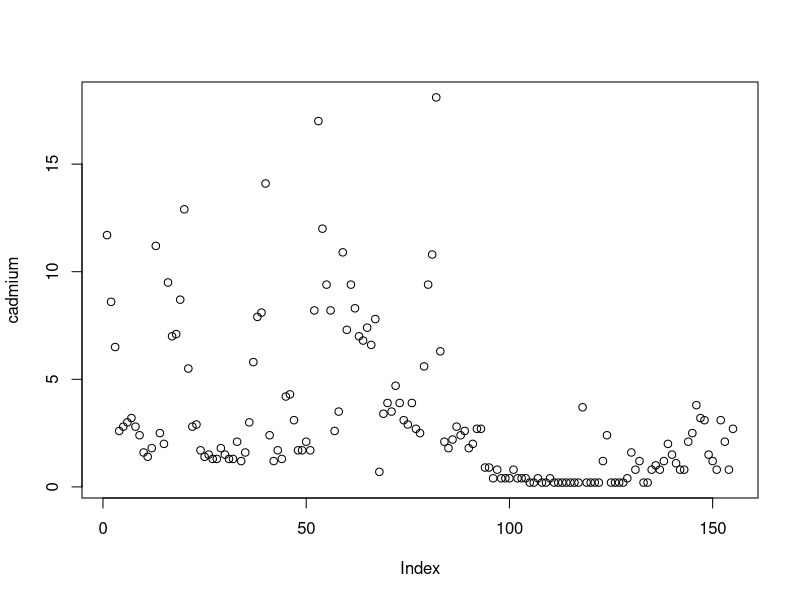
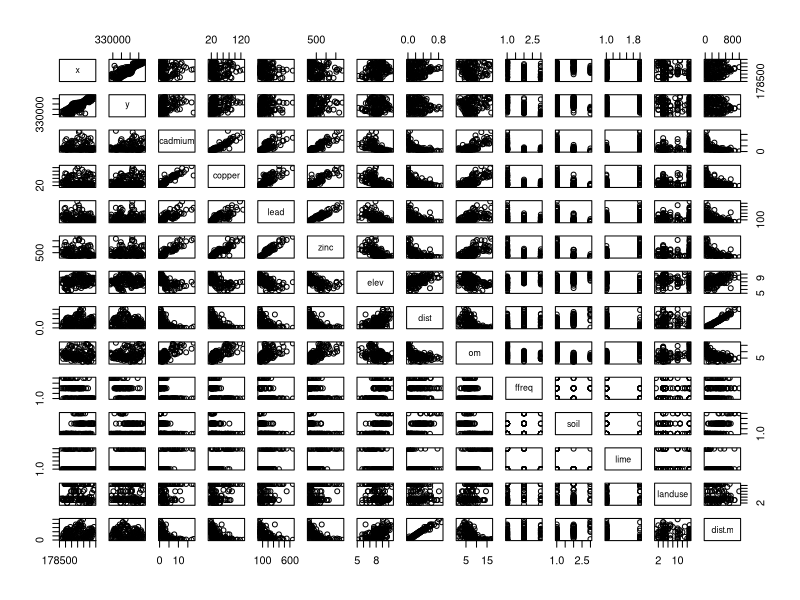
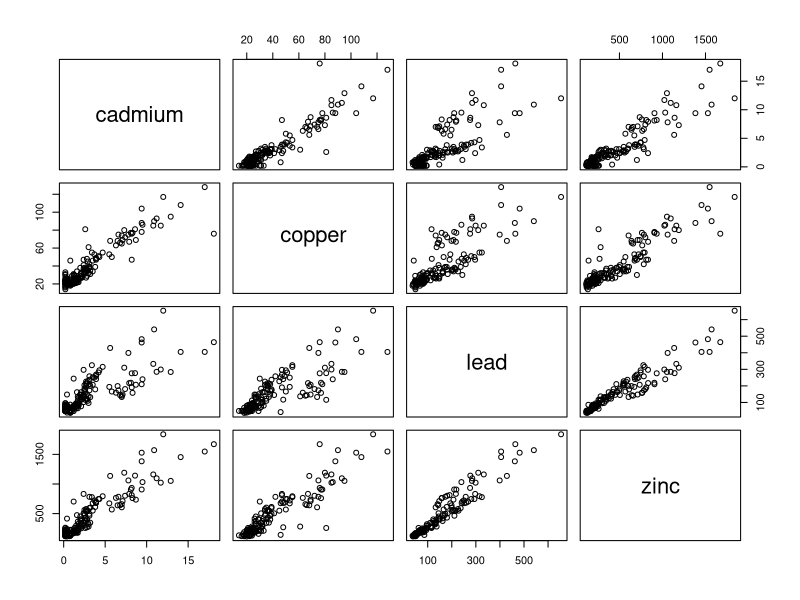
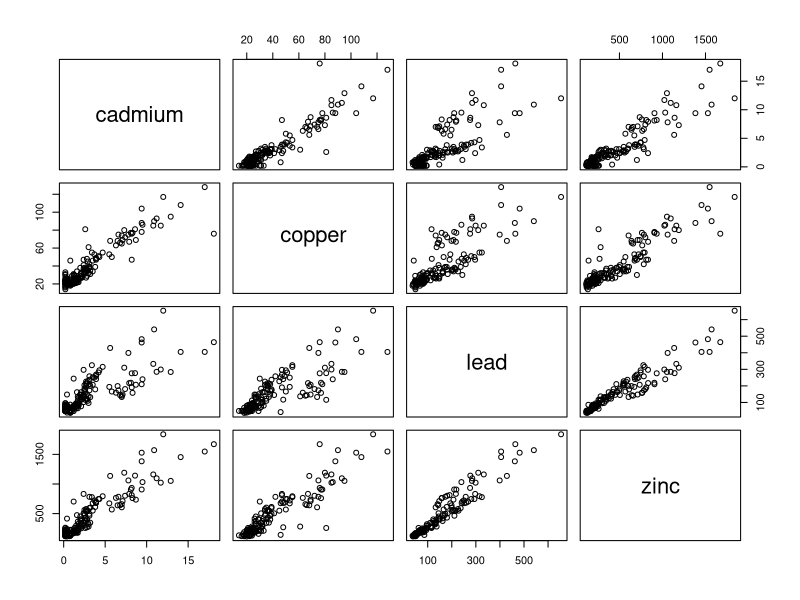
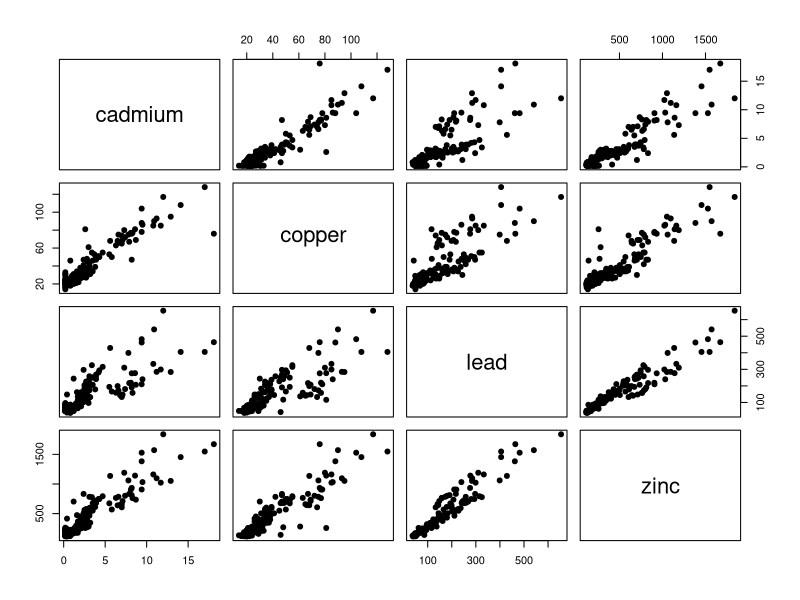
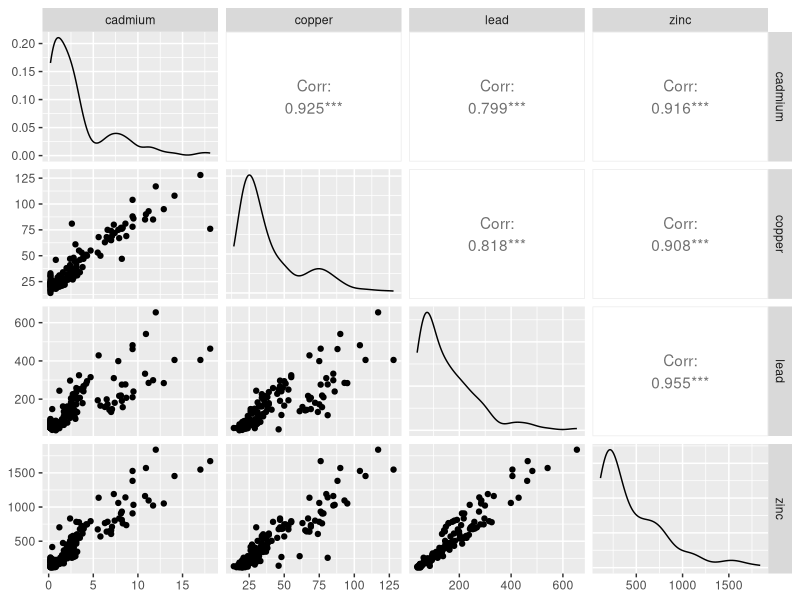

Source code (R) for these figures, in order:
#multipanel in R: monitoring ecosystems

install.packages("GGally")
library(sp)
#require(sp) is the same of library(sp)
data(meuse)
attach(meuse) #make use of data set of meuse

meuse #to see all the variables
plot(cadmium)

#make che pairs vairables in plot
pairs(meuse) #intersections of variables in a kind of matrix

#to correlate only some variables in the plot but we need to indicate the data set that we are going to use
pairs(~ cadmium+copper+lead+zinc,data=meuse)
pairs(meuse[,3:6]) #from 3(cadmium) to 6(zinc)
#16 and 15 are the same function!

pairs(meuse[,3:6],pch=19)

library(GGally)
ggpairs(meuse[,3:6])
